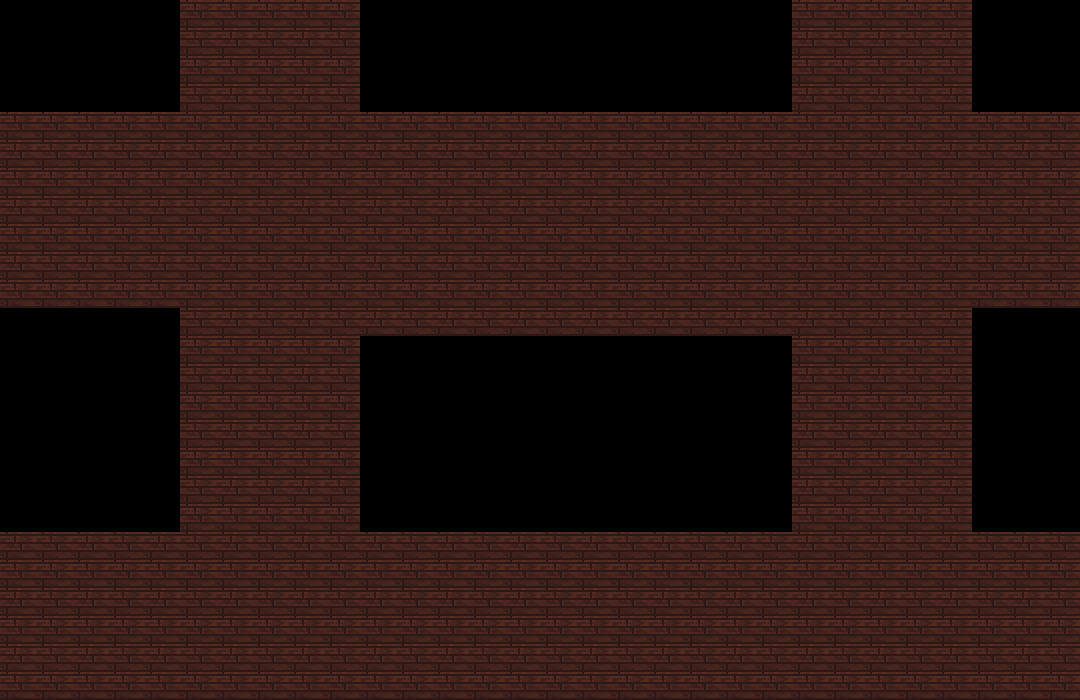

This is a level from a 2D game, rendered from its Tiled map with the project's own tilesets. A one-line summary and the complete map file follow:
An orthogonal 30x25 tile map with 36x28 px tiles, 1 tile layer (Kachelebene 1).

<map version="1.0" orientation="orthogonal" renderorder="right-down" width="30" height="25" tilewidth="36" tileheight="28" nextobjectid="1">
 <tileset firstgid="1" name="sprite_sheet_props" tilewidth="36" tileheight="28">
  <image source="../img/sprite_sheet_props.png" width="1800" height="1400" />
 </tileset>
 <layer name="Kachelebene 1" width="30" height="25">
  <data encoding="csv">
1913,1913,1913,1913,1913,1658,1658,1658,1658,1658,1913,1913,1913,1913,1913,1913,1913,1913,1913,1913,1913,1913,1658,1658,1658,1658,1658,1913,1913,1913,
1913,1913,1913,1913,1913,1658,1658,1658,1658,1658,1913,1913,1913,1913,1913,1913,1913,1913,1913,1913,1913,1913,1658,1658,1658,1658,1658,1913,1913,1913,
1913,1913,1913,1913,1913,1658,1658,1658,1658,1658,1913,1913,1913,1913,1913,1913,1913,1913,1913,1913,1913,1913,1658,1658,1658,1658,1658,1913,1913,1913,
1913,1913,1913,1913,1913,1658,1658,1658,1658,1658,1913,1913,1913,1913,1913,1913,1913,1913,1913,1913,1913,1913,1658,1658,1658,1658,1658,1913,1913,1913,
1658,1658,1658,1658,1658,1658,1658,1658,1658,1658,1658,1658,1658,1658,1658,1658,1658,1658,1658,1658,1658,1658,1658,1658,1658,1658,1658,1658,1658,1658,
1658,1658,1658,1658,1658,1658,1658,1658,1658,1658,1658,1658,1658,1658,1658,1658,1658,1658,1658,1658,1658,1658,1658,1658,1658,1658,1658,1658,1658,1658,
1658,1658,1658,1658,1658,1658,1658,1658,1658,1658,1658,1658,1658,1658,1658,1658,1658,1658,1658,1658,1658,1658,1658,1658,1658,1658,1658,1658,1658,1658,
1658,1658,1658,1658,1658,1658,1658,1658,1658,1658,1658,1658,1658,1658,1658,1658,1658,1658,1658,1658,1658,1658,1658,1658,1658,1658,1658,1658,1658,1658,
1658,1658,1658,1658,1658,1658,1658,1658,1658,1658,1658,1658,1658,1658,1658,1658,1658,1658,1658,1658,1658,1658,1658,1658,1658,1658,1658,1658,1658,1658,
1658,1658,1658,1658,1658,1658,1658,1658,1658,1658,1658,1658,1658,1658,1658,1658,1658,1658,1658,1658,1658,1658,1658,1658,1658,1658,1658,1658,1658,1658,
1658,1658,1658,1658,1658,1658,1658,1658,1658,1658,1658,1658,1658,1658,1658,1658,1658,1658,1658,1658,1658,1658,1658,1658,1658,1658,1658,1658,1658,1658,
1913,1913,1913,1913,1913,1658,1658,1658,1658,1658,1658,1658,1658,1658,1658,1658,1658,1658,1658,1658,1658,1658,1658,1658,1658,1658,1658,1913,1913,1913,
1913,1913,1913,1913,1913,1658,1658,1658,1658,1658,1913,1913,1913,1913,1913,1913,1913,1913,1913,1913,1913,1913,1658,1658,1658,1658,1658,1913,1913,1913,
1913,1913,1913,1913,1913,1658,1658,1658,1658,1658,1913,1913,1913,1913,1913,1913,1913,1913,1913,1913,1913,1913,1658,1658,1658,1658,1658,1913,1913,1913,
1913,1913,1913,1913,1913,1658,1658,1658,1658,1658,1913,1913,1913,1913,1913,1913,1913,1913,1913,1913,1913,1913,1658,1658,1658,1658,1658,1913,1913,1913,
1913,1913,1913,1913,1913,1658,1658,1658,1658,1658,1913,1913,1913,1913,1913,1913,1913,1913,1913,1913,1913,1913,1658,1658,1658,1658,1658,1913,1913,1913,
1913,1913,1913,1913,1913,1658,1658,1658,1658,1658,1913,1913,1913,1913,1913,1913,1913,1913,1913,1913,1913,1913,1658,1658,1658,1658,1658,1913,1913,1913,
1913,1913,1913,1913,1913,1658,1658,1658,1658,1658,1913,1913,1913,1913,1913,1913,1913,1913,1913,1913,1913,1913,1658,1658,1658,1658,1658,1913,1913,1913,
1913,1913,1913,1913,1913,1658,1658,1658,1658,1658,1913,1913,1913,1913,1913,1913,1913,1913,1913,1913,1913,1913,1658,1658,1658,1658,1658,1913,1913,1913,
1658,1658,1658,1658,1658,1658,1658,1658,1658,1658,1658,1658,1658,1658,1658,1658,1658,1658,1658,1658,1658,1658,1658,1658,1658,1658,1658,1658,1658,1658,
1658,1658,1658,1658,1658,1658,1658,1658,1658,1658,1658,1658,1658,1658,1658,1658,1658,1658,1658,1658,1658,1658,1658,1658,1658,1658,1658,1658,1658,1658,
1658,1658,1658,1658,1658,1658,1658,1658,1658,1658,1658,1658,1658,1658,1658,1658,1658,1658,1658,1658,1658,1658,1658,1658,1658,1658,1658,1658,1658,1658,
1658,1658,1658,1658,1658,1658,1658,1658,1658,1658,1658,1658,1658,1658,1658,1658,1658,1658,1658,1658,1658,1658,1658,1658,1658,1658,1658,1658,1658,1658,
1658,1658,1658,1658,1658,1658,1658,1658,1658,1658,1658,1658,1658,1658,1658,1658,1658,1658,1658,1658,1658,1658,1658,1658,1658,1658,1658,1658,1658,1658,
1658,1658,1658,1658,1658,1658,1658,1658,1658,1658,1658,1658,1658,1658,1658,1658,1658,1658,1658,1658,1658,1658,1658,1658,1658,1658,1658,1658,1658,1658
</data>
 </layer>
</map>